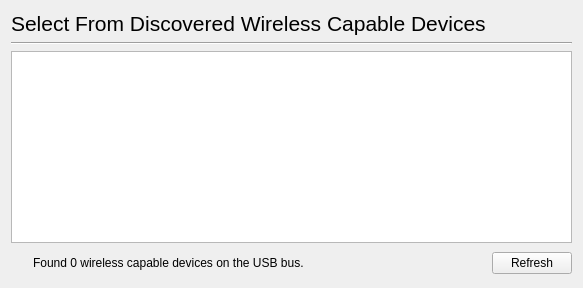
     <widget class="QWidget" name="page_2">
      <layout class="QGridLayout">
       <item row="0" column="0" colspan="2">
        <widget class="QLabel" name="label_4">
         <property name="font">
          <font>
           <pointsize>16</pointsize>
          </font>
         </property>
         <property name="text">
          <string>Select From Discovered Wireless Capable Devices</string>
         </property>
        </widget>
       </item>
       <item row="1" column="0" colspan="3">
        <widget class="Line" name="line_2">
         <property name="orientation">
          <enum>Qt::Horizontal</enum>
         </property>
        </widget>
       </item>
       <item row="2" column="0" colspan="3">
        <widget class="QTableWidget" name="DevicesTableWidget">
         <property name="alternatingRowColors">
          <bool>true</bool>
         </property>
         <property name="selectionMode">
          <enum>QAbstractItemView::SingleSelection</enum>
         </property>
         <property name="selectionBehavior">
          <enum>QAbstractItemView::SelectRows</enum>
         </property>
         <property name="sortingEnabled">
          <bool>false</bool>
         </property>
        </widget>
       </item>
       <item row="3" column="0">
        <layout class="QHBoxLayout">
         <item>
          <widget class="QLabel" name="DevicesFoundIcon">
           <property name="sizePolicy">
            <sizepolicy hsizetype="Fixed" vsizetype="Fixed">
             <horstretch>0</horstretch>
             <verstretch>0</verstretch>
            </sizepolicy>
           </property>
           <property name="minimumSize">
            <size>
             <width>16</width>
             <height>16</height>
            </size>
           </property>
           <property name="maximumSize">
            <size>
             <width>16</width>
             <height>16</height>
            </size>
           </property>
           <property name="frameShape">
            <enum>QFrame::NoFrame</enum>
           </property>
           <property name="text">
            <string/>
           </property>
          </widget>
         </item>
         <item>
          <widget class="QLabel" name="DevicesFoundLabel">
           <property name="sizePolicy">
            <sizepolicy hsizetype="Expanding" vsizetype="Preferred">
             <horstretch>0</horstretch>
             <verstretch>0</verstretch>
            </sizepolicy>
           </property>
           <property name="text">
            <string>Found 0 wireless capable devices on the USB bus.</string>
           </property>
           <property name="wordWrap">
            <bool>true</bool>
           </property>
          </widget>
         </item>
        </layout>
       </item>
       <item row="3" column="1">
        <spacer>
         <property name="orientation">
          <enum>Qt::Horizontal</enum>
         </property>
         <property name="sizeType">
          <enum>QSizePolicy::Preferred</enum>
         </property>
         <property name="sizeHint" stdset="0">
          <size>
           <width>21</width>
           <height>28</height>
          </size>
         </property>
        </spacer>
       </item>
       <item row="3" column="2">
        <widget class="QPushButton" name="RefreshButton">
         <property name="text">
          <string>Refresh</string>
         </property>
        </widget>
       </item>
      </layout>
     </widget>
